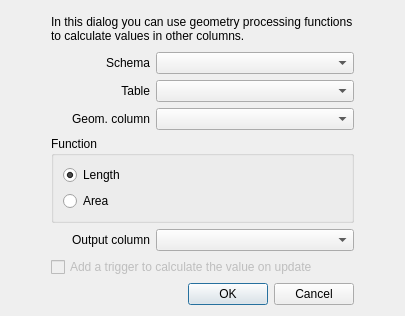
<?xml version="1.0" encoding="UTF-8"?>
<ui version="4.0">
 <class>DlgGeomProcessing</class>
 <widget class="QDialog" name="DlgGeomProcessing">
  <property name="geometry">
   <rect>
    <x>0</x>
    <y>0</y>
    <width>405</width>
    <height>316</height>
   </rect>
  </property>
  <property name="windowTitle">
   <string>Geometry processing</string>
  </property>
  <layout class="QGridLayout" name="gridLayout_2">
   <item row="0" column="1">
    <widget class="QLabel" name="label_5">
     <property name="text">
      <string>In this dialog you can use geometry processing functions to calculate values in other columns.</string>
     </property>
     <property name="wordWrap">
      <bool>true</bool>
     </property>
    </widget>
   </item>
   <item row="1" column="1">
    <layout class="QGridLayout" name="gridLayout">
     <item row="0" column="0">
      <widget class="QLabel" name="label">
       <property name="sizePolicy">
        <sizepolicy hsizetype="Preferred" vsizetype="Preferred">
         <horstretch>1</horstretch>
         <verstretch>0</verstretch>
        </sizepolicy>
       </property>
       <property name="text">
        <string>Schema</string>
       </property>
       <property name="alignment">
        <set>Qt::AlignRight|Qt::AlignTrailing|Qt::AlignVCenter</set>
       </property>
      </widget>
     </item>
     <item row="0" column="1">
      <widget class="QComboBox" name="cboSchema">
       <property name="sizePolicy">
        <sizepolicy hsizetype="Preferred" vsizetype="Fixed">
         <horstretch>2</horstretch>
         <verstretch>0</verstretch>
        </sizepolicy>
       </property>
      </widget>
     </item>
     <item row="1" column="0">
      <widget class="QLabel" name="label_2">
       <property name="sizePolicy">
        <sizepolicy hsizetype="Preferred" vsizetype="Preferred">
         <horstretch>1</horstretch>
         <verstretch>0</verstretch>
        </sizepolicy>
       </property>
       <property name="text">
        <string>Table</string>
       </property>
       <property name="alignment">
        <set>Qt::AlignRight|Qt::AlignTrailing|Qt::AlignVCenter</set>
       </property>
      </widget>
     </item>
     <item row="1" column="1">
      <widget class="QComboBox" name="cboTable">
       <property name="sizePolicy">
        <sizepolicy hsizetype="Preferred" vsizetype="Fixed">
         <horstretch>2</horstretch>
         <verstretch>0</verstretch>
        </sizepolicy>
       </property>
      </widget>
     </item>
     <item row="2" column="0">
      <widget class="QLabel" name="label_3">
       <property name="sizePolicy">
        <sizepolicy hsizetype="Preferred" vsizetype="Preferred">
         <horstretch>1</horstretch>
         <verstretch>0</verstretch>
        </sizepolicy>
       </property>
       <property name="text">
        <string>Geom. column</string>
       </property>
       <property name="alignment">
        <set>Qt::AlignRight|Qt::AlignTrailing|Qt::AlignVCenter</set>
       </property>
      </widget>
     </item>
     <item row="2" column="1">
      <widget class="QComboBox" name="cboGeomColumn">
       <property name="sizePolicy">
        <sizepolicy hsizetype="Preferred" vsizetype="Fixed">
         <horstretch>2</horstretch>
         <verstretch>0</verstretch>
        </sizepolicy>
       </property>
      </widget>
     </item>
    </layout>
   </item>
   <item row="2" column="1">
    <widget class="QGroupBox" name="groupBox">
     <property name="title">
      <string>Function</string>
     </property>
     <layout class="QVBoxLayout" name="verticalLayout">
      <item>
       <widget class="QRadioButton" name="radLength">
        <property name="text">
         <string>Length</string>
        </property>
        <property name="checked">
         <bool>true</bool>
        </property>
       </widget>
      </item>
      <item>
       <widget class="QRadioButton" name="radArea">
        <property name="text">
         <string>Area</string>
        </property>
       </widget>
      </item>
     </layout>
    </widget>
   </item>
   <item row="3" column="1">
    <layout class="QHBoxLayout" name="horizontalLayout">
     <item>
      <widget class="QLabel" name="label_4">
       <property name="sizePolicy">
        <sizepolicy hsizetype="Preferred" vsizetype="Preferred">
         <horstretch>1</horstretch>
         <verstretch>0</verstretch>
        </sizepolicy>
       </property>
       <property name="text">
        <string>Output column</string>
       </property>
       <property name="alignment">
        <set>Qt::AlignRight|Qt::AlignTrailing|Qt::AlignVCenter</set>
       </property>
      </widget>
     </item>
     <item>
      <widget class="QComboBox" name="cboResColumn">
       <property name="sizePolicy">
        <sizepolicy hsizetype="Preferred" vsizetype="Fixed">
         <horstretch>2</horstretch>
         <verstretch>0</verstretch>
        </sizepolicy>
       </property>
      </widget>
     </item>
    </layout>
   </item>
   <item row="4" column="1">
    <widget class="QCheckBox" name="chkUpdateTrigger">
     <property name="enabled">
      <bool>false</bool>
     </property>
     <property name="text">
      <string>Add a trigger to calculate the value on update</string>
     </property>
    </widget>
   </item>
   <item row="5" column="1">
    <widget class="QDialogButtonBox" name="buttonBox">
     <property name="orientation">
      <enum>Qt::Horizontal</enum>
     </property>
     <property name="standardButtons">
      <set>QDialogButtonBox::Cancel|QDialogButtonBox::Ok</set>
     </property>
    </widget>
   </item>
   <item row="1" column="0">
    <spacer name="horizontalSpacer_4">
     <property name="orientation">
      <enum>Qt::Horizontal</enum>
     </property>
     <property name="sizeType">
      <enum>QSizePolicy::Preferred</enum>
     </property>
     <property name="sizeHint" stdset="0">
      <size>
       <width>40</width>
       <height>20</height>
      </size>
     </property>
    </spacer>
   </item>
   <item row="1" column="2">
    <spacer name="horizontalSpacer">
     <property name="orientation">
      <enum>Qt::Horizontal</enum>
     </property>
     <property name="sizeType">
      <enum>QSizePolicy::Preferred</enum>
     </property>
     <property name="sizeHint" stdset="0">
      <size>
       <width>40</width>
       <height>20</height>
      </size>
     </property>
    </spacer>
   </item>
  </layout>
 </widget>
 <tabstops>
  <tabstop>cboSchema</tabstop>
  <tabstop>cboTable</tabstop>
  <tabstop>cboGeomColumn</tabstop>
  <tabstop>radLength</tabstop>
  <tabstop>radArea</tabstop>
  <tabstop>cboResColumn</tabstop>
  <tabstop>chkUpdateTrigger</tabstop>
  <tabstop>buttonBox</tabstop>
 </tabstops>
 <resources/>
 <connections>
  <connection>
   <sender>buttonBox</sender>
   <signal>rejected()</signal>
   <receiver>DlgGeomProcessing</receiver>
   <slot>reject()</slot>
   <hints>
    <hint type="sourcelabel">
     <x>344</x>
     <y>301</y>
    </hint>
    <hint type="destinationlabel">
     <x>286</x>
     <y>274</y>
    </hint>
   </hints>
  </connection>
 </connections>
</ui>
